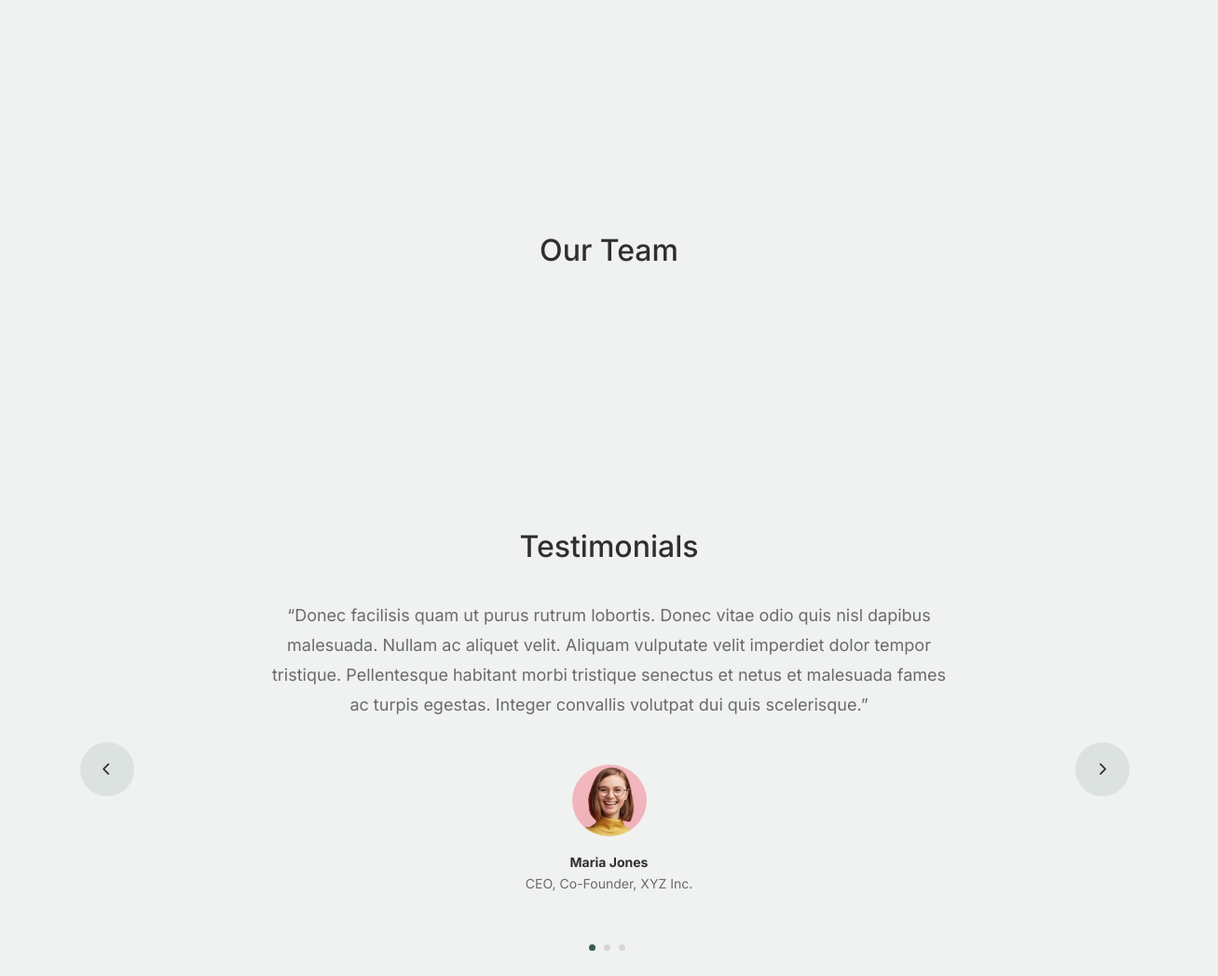
Page /about/ (middle part) on the earlier database version.
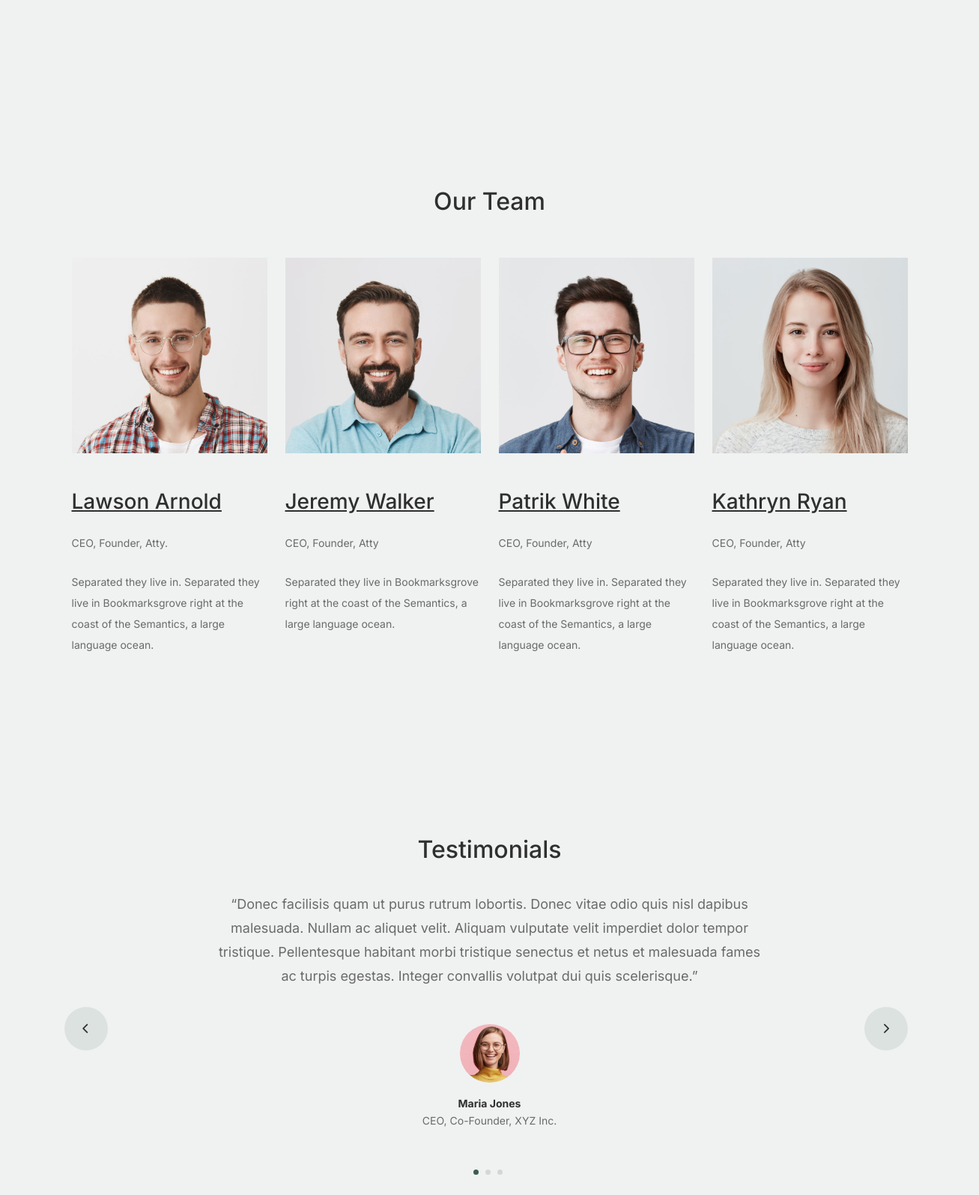
Same page on the later database version.
### Shop/models.py (models this page shows, shortened)
class Staff(models.Model):
    image = models.ImageField(upload_to="uploads/staff", default="uploads/staff.profile.jpg")
    name = models.CharField(max_length=100, blank=False, null=False)
    title = models.CharField(max_length=100, blank=False, null=False)
    desc = models.CharField(max_length=500, blank=False, null=False)

### Shop/views.py (the view)
# urls.py: path('about/', views.about, name="about"),
def about(request):
    staffs = Staff.objects.all()
    slides = Sliders.objects.all()
    return render(request, "about.html", { 'navbar': 'about', 'staffs':staffs, 'slides':slides})

### Shop/Templates/about.html (shortened to what this page needs)
{% extends "sliders.html" %}
{% load static %}
{% block body %}
		<div class="why-choose-section">
			<div class="container">
				<div class="row justify-content-between align-items-center">
					<div class="col-lg-6">
					</div>
				</div>
			</div>
		</div>
        <div class="untree_co-section">
			<div class="container">
				<div class="row mb-5">
					<div class="col-lg-5 mx-auto text-center">
						<h2 class="section-title">Our Team</h2>
					</div>
				</div>
				<div class="row">
					{% for staff in staffs %}
                        <div class="col-12 col-md-6 col-lg-3 mb-5 mb-md-0">
						    <img src="/media/{{ staff.image }}" class="img-fluid mb-5">
						    <h3 class="d-block position mb-4"><a href="#">{{ staff.name }}</a></h3>
                            <span class="d-block position mb-4">{{ staff.title }}</span>
                            <p>{{ staff.desc }}</p>
					    </div>
					{% endfor %}
				</div>
			</div>
		</div>
		<div class="testimonial-section before-footer-section">
			<div class="container">
				<div class="row">
					<div class="col-lg-7 mx-auto text-center">
						<h2 class="section-title">Testimonials</h2>
					</div>
				</div>
				<div class="row justify-content-center">
					<div class="col-lg-12">
						<div class="testimonial-slider-wrap text-center">
							<div id="testimonial-nav">
								<span class="prev" data-controls="prev"><span class="fa fa-chevron-left"></span></span>
								<span class="next" data-controls="next"><span class="fa fa-chevron-right"></span></span>
							</div>
							<div class="testimonial-slider">
								<div class="item">
									<div class="row justify-content-center">
										<div class="col-lg-8 mx-auto">
											<div class="testimonial-block text-center">
												<blockquote class="mb-5">
													<p>&ldquo;Donec facilisis quam ut purus rutrum lobortis. Donec vitae odio quis nisl dapibus malesuada. Nullam ac aliquet velit. Aliquam vulputate velit imperdiet dolor tempor tristique. Pellentesque habitant morbi tristique senectus et netus et malesuada fames ac turpis egestas. Integer convallis volutpat dui quis scelerisque.&rdquo;</p>
												</blockquote>
												<div class="author-info">
													<div class="author-pic">
														<img src="{% static 'images/person-1.png' %}" alt="Maria Jones" class="img-fluid">
													</div>
													<h3 class="font-weight-bold">Maria Jones</h3>
													<span class="position d-block mb-3">CEO, Co-Founder, XYZ Inc.</span>
												</div>
											</div>
										</div>
									</div>
								</div>
								<div class="item">
									<div class="row justify-content-center">
									</div>
								</div>
								<div class="item">
									<div class="row justify-content-center">
									</div>
								</div>
							</div>
						</div>
					</div>
				</div>
			</div>
		</div>
{% endblock %}

Differences in the rows shown:
added Staff: image (picture), name "Lawson Arnold", title "CEO, Founder, Atty.", desc "Separated they live in. Separated they live in Bookmarksgrove right at the coast of the Semantics, a large language ocean."
added Staff: image (picture), name "Jeremy Walker", title "CEO, Founder, Atty", desc "Separated they live in Bookmarksgrove right at the coast of the Semantics, a large language ocean."
added Staff: image (picture), name "Patrik White", title "CEO, Founder, Atty", desc "Separated they live in. Separated they live in Bookmarksgrove right at the coast of the Semantics, a large language ocean."
added Staff: image (picture), name "Kathryn Ryan", title "CEO, Founder, Atty", desc "Separated they live in. Separated they live in Bookmarksgrove right at the coast of the Semantics, a large language ocean."
